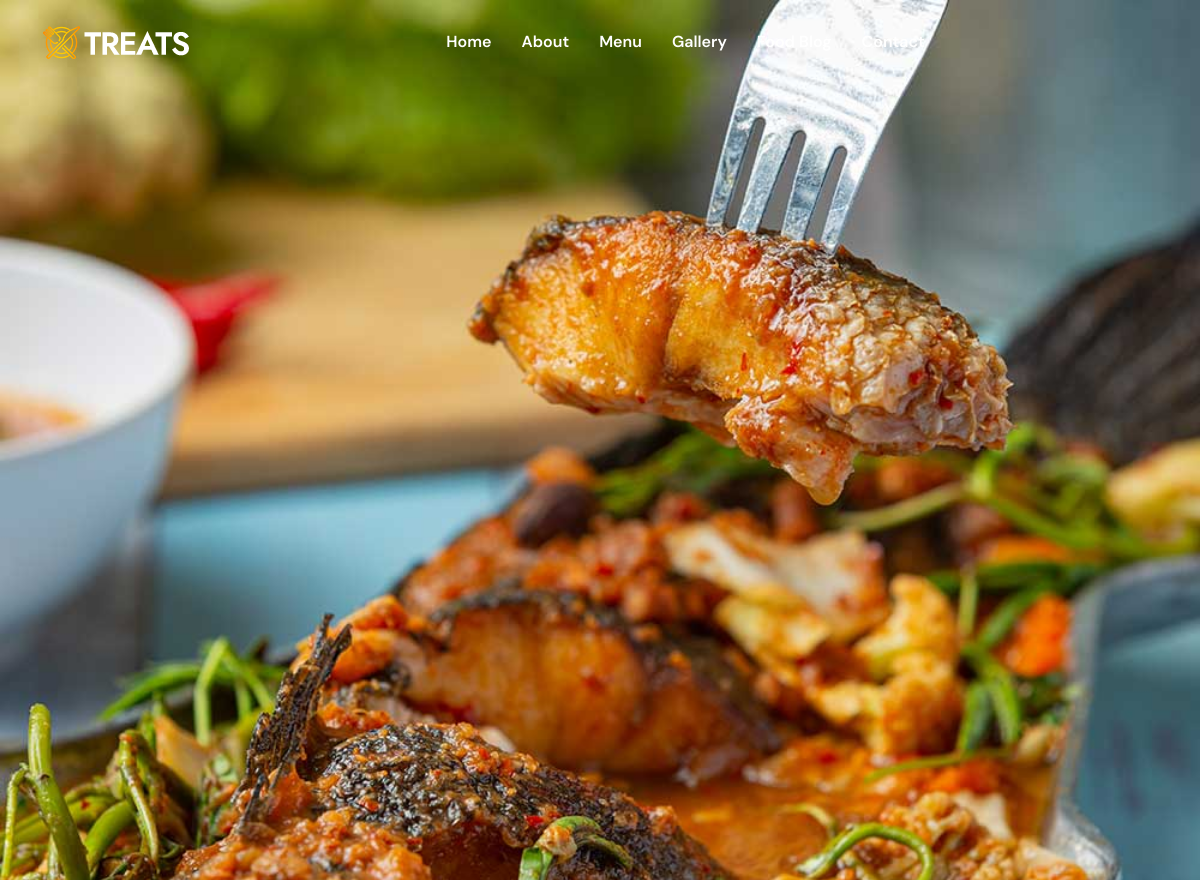
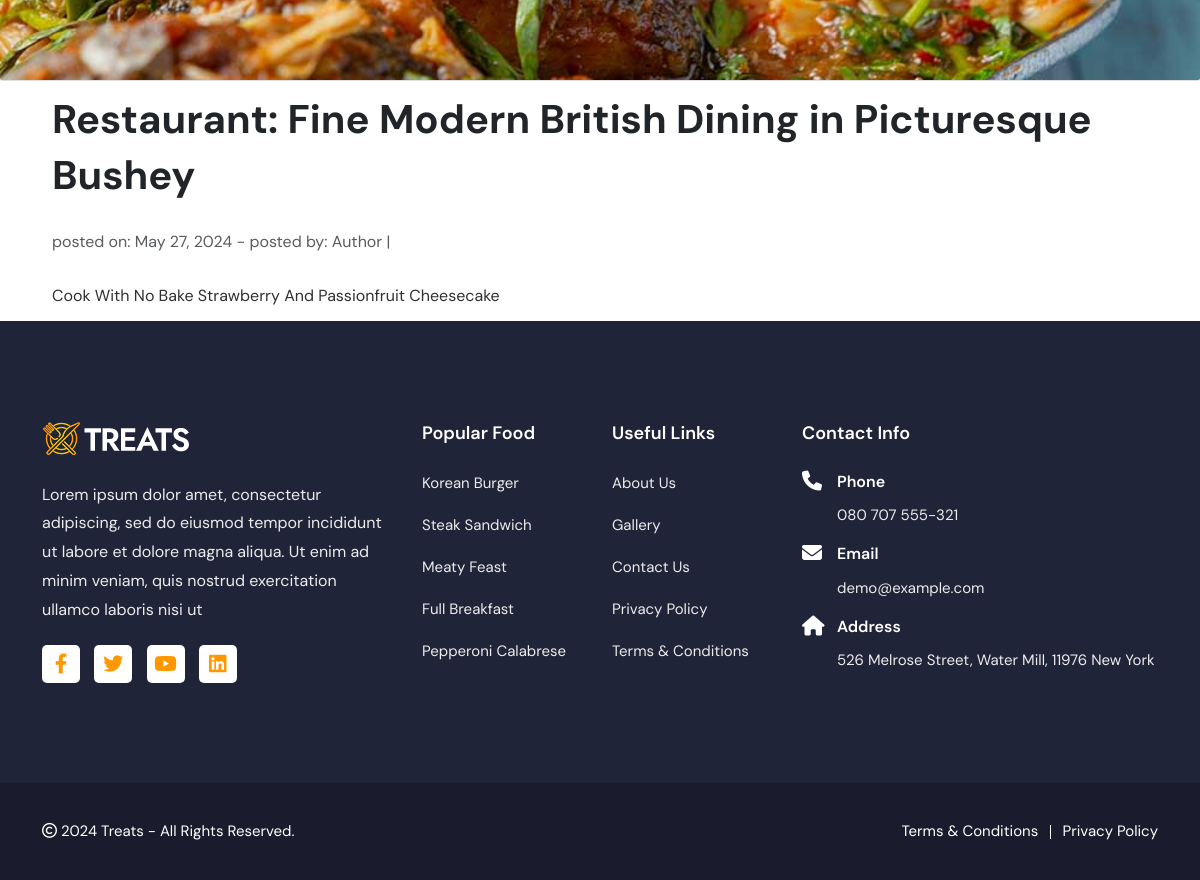
Screenshot of /post/blog_me/ with the database file from the repository (2 pictures, top to bottom).
### foodapp/models.py (models this page shows, shortened)
class Post(models.Model):
    title= models.CharField(max_length=200, unique=True)
    slug= models.SlugField(max_length=200, unique=True)
    author= models.ForeignKey(User, on_delete=models.CASCADE,related_name='blog_posts')
    created_on=models.DateField(auto_now_add=True)
    updated_on=models.DateField(auto_now=True)
    content= models.TextField()
    status= models.IntegerField(choices=STATUS, default=0)
    image = models.ImageField(upload_to='images/', blank=True, null=True)
    class Meta:
        ordering = ['-created_on']

### foodapp/views.py (the view)
# urls.py: path('post/<slug:slug>/', views.post_detail, name='post_detail'),
def post_detail(request, slug):
    post = get_object_or_404(Post, slug=slug)
    return render(request, 'post_detail.html', {'post': post})

### foodapp/templates/post_detail.html
{% extends 'base.html' %}
{% load static %}
{% block content %}
    <li class="list-unstyled">
        <a href="{% url 'post_list' %}">
            <img src="{{ post.image.url }}" class="card-img-top img-fluid" alt="{{ post.title }}">
        </a>
    </li>
    <div class="container">
        <div class="row">
            <div class="col-md-12">
                <h1 class="soon" style="padding: 10px; margin-bottom: 5px;">{{ post.title }}</h1>
                <p class="text-muted" style="padding: 10px; margin-bottom: 5px;">
                    posted on: {{ post.created_on }} - posted by: {{ post.author }} |
                </p>
                <p class="card-text" style="padding: 10px; margin-top: 5px;">{{ post.content | safe }}</p>
            </div>
        </div>
    </div>
{% endblock %}

### rows the page displays
Post: image (picture), title "Restaurant: Fine Modern British Dining in Picturesque Bushey", created_on "May 27, 2024", author "Author", content "Cook With No Bake Strawberry And Passionfruit Cheesecake"
